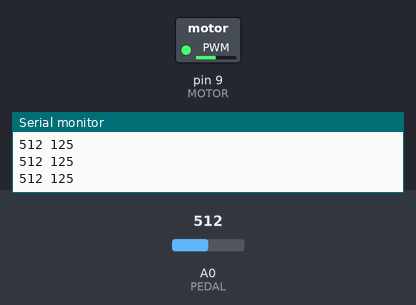
Bench run of a sketch on a simulated Arduino Uno, built with avr-gcc and run on an emulated ATmega328P. Parts: switched loads named in the sketch (green lamp = pin HIGH), the last lines printed to the serial monitor. Inputs (shaded band) come from the test bench; at power-on: A0 (PEDAL) = 512.

Above: at 1.2 s.
1.3 s: A0 (PEDAL) set to 122
At 2.3 s:
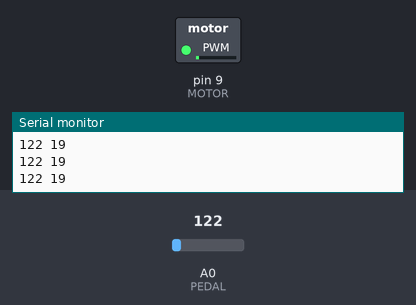
2.8 s: A0 (PEDAL) set to 0
At 3.4 s:
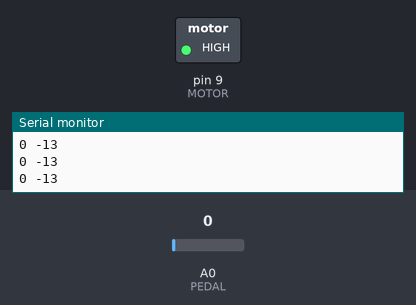
4.3 s: A0 (PEDAL) set to 42
5.8 s: A0 (PEDAL) set to 52
At 6.6 s:
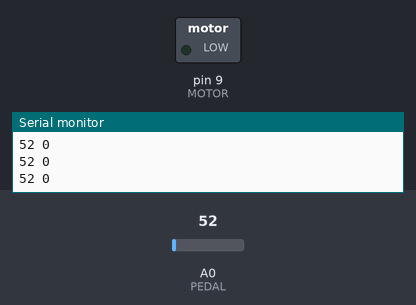
7.3 s: A0 (PEDAL) set to 716
At 8.0 s:
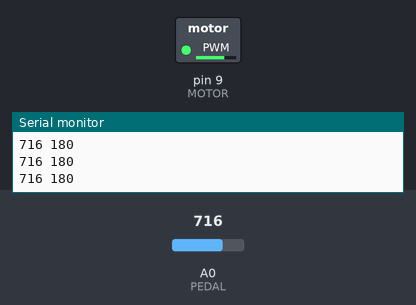
8.8 s: A0 (PEDAL) set to 511
At 10.2 s:
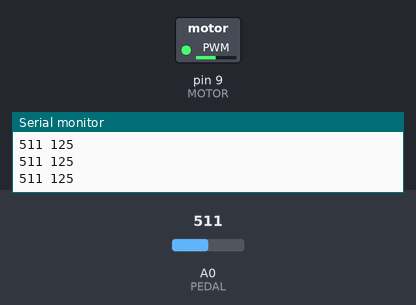
Timing chart, 0 to 11.8 s (numbered marks = the images above; inputs shaded):
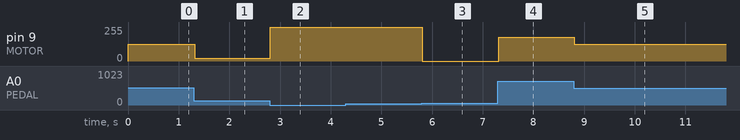

Measured:
- the behaviour switches between 46 and 47 on A0 (PEDAL) (found by bisection; images 2 and 3)
- after the input at 1.3 s, pin 9 (MOTOR): 125/255 → 19/255 at once
- after the input at 2.8 s, pin 9 (MOTOR): 19/255 → 255/255 at once
- after the input at 5.8 s, pin 9 (MOTOR): 255/255 → 0/255 at once
- after the input at 7.3 s, pin 9 (MOTOR): 0/255 → 180/255 at once
- after the input at 8.8 s, pin 9 (MOTOR): 180/255 → 125/255 at once

The sketch:

motor_controller.ino
```cpp
#define PEDAL A0
#define MOTOR 9
void setup() {
  // put your setup code here, to run once:
  Serial.begin(9600);
  pinMode(PEDAL, INPUT);
  pinMode(MOTOR, OUTPUT);
}

void loop() {
  // put your main code here, to run repeatedly:
  int spd = analogRead(PEDAL);
  int mapped = map(spd, 50, 990, 0, 255);
  char buffer [50];
  sprintf(buffer, "%d %d\n", spd, mapped);
  Serial.print(buffer);
  analogWrite(MOTOR, mapped);

}
```
